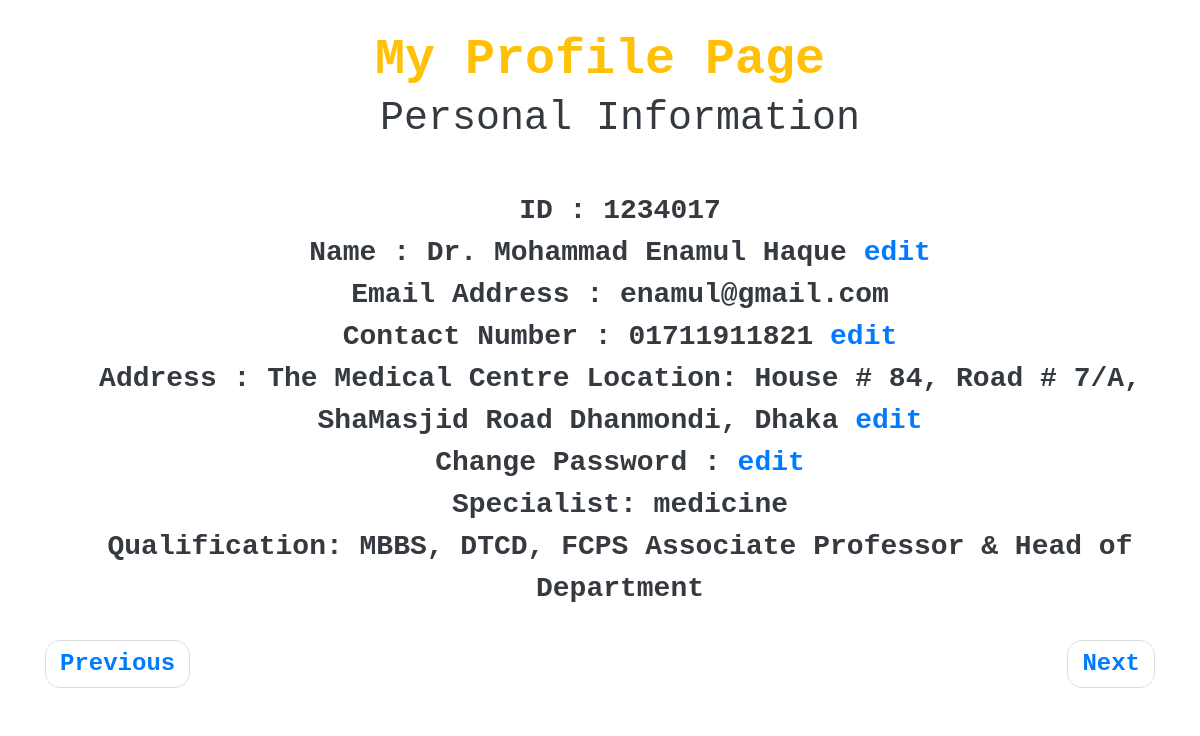
The page /Doctor/view_doctor_profile2.php (signed in) on the database its author committed.
### tables this page shows
CREATE TABLE `doctor` (
  `id` int(11) NOT NULL,
  `f_name` varchar(500) NOT NULL,
  `l_name` varchar(500) NOT NULL,
  `email` varchar(500) NOT NULL,
  `contact` varchar(500) NOT NULL,
  `specialist` varchar(500) NOT NULL,
  `qualification` varchar(500) NOT NULL,
  `DOB` date NOT NULL,
  `gender` varchar(500) NOT NULL,
  `bmdc_reg_num` int(11) NOT NULL,
  `address` text NOT NULL,
  `pswd` varchar(500) NOT NULL,
  `date` date NOT NULL,
  `permission` varchar(500) NOT NULL
);

### Doctor/view_doctor_profile2.php (the view, shortened to what this page needs)
<!DOCTYPE html PUBLIC "-//W3C//DTD XHTML 1.0 Transitional//EN" "http://www.w3.org/TR/xhtml1/DTD/xhtml1-transitional.dtd">
<html xmlns="http://www.w3.org/1999/xhtml">
<head>
  <link rel="stylesheet" href="https://maxcdn.bootstrapcdn.com/bootstrap/3.3.7/css/bootstrap.min.css">
  <link rel="stylesheet" href="https://maxcdn.bootstrapcdn.com/bootstrap/4.1.0/css/bootstrap.min.css">
 <link rel="stylesheet" href="https://cdnjs.cloudflare.com/ajax/libs/font-awesome/4.7.0/css/font-awesome.min.css">
</head>
<body>
 <h1  class=" text-center font-weight-bold text-monospace text-warning">My Profile Page</h1>
<ul class="text-center font-weight-bold text-monospace text-dark">
<?php
include("connection.php");
$d_email=$_SESSION['email'];
	$edit_doctor_profile_query="select * from doctor where email='$d_email'" ;
	$edit_run_doctor_profile_query=mysqli_query($db,$edit_doctor_profile_query);
				   while($drow = mysqli_fetch_array($edit_run_doctor_profile_query))
				   {
				   ?>
                    <h3>Personal Information</h3></br>
                    <?php
echo"ID :  ";   echo $drow['id'];  echo " <br />" ;
echo" Name : ";        echo $drow['f_name'] ; echo "  " ; echo $drow['l_name'] ; echo "  " ;echo "<a href=d_fl_name.php>edit</a><br />";
echo"Email Address :  ";   echo $drow['email'];  echo " <br /> " ;
echo"Contact Number :  ";  echo $drow['contact'] ; echo "  " ; echo"<a href=d_contact.php>edit</a><br />";
echo"Address :  "; 		   echo $drow['address'] ; echo "  " ;  echo  "<a href=d_address.php>edit</a><br />";
echo"Change Password :  "; echo "  " ; echo "<a href=d_pswd.php>edit</a><br />";
echo"Specialist:  "; 		   echo $drow['specialist'] ."</br>"; echo "  " ;
echo"Qualification:  "; 		   echo $drow['qualification']."</br>"; echo "  " ;
				   }
                   ?>
</ul>
<div class="container ">
<ul class="pager font-weight-bold text-monospace">
  <li class="previous "><a href="doctor_home_page.php">Previous</a></li>
  <li class="next"><a href="doctor_appointment_schedule_updating.php">Next</a></li>
</ul></div>
</body>
</html>

### Doctor/view_doctor_profile2.php (style rules this page uses)
h1 { font-size:50px; text-align:center; padding-top:30px; color:#000066; }
li { font-size:24px; }
ul { font-size:28px; }
ul h3 { font-size:40px; }
body { margin:0; padding:0; font-family:"Bahnschrift Light", "Bernard MT Condensed", "Berlin Sans FB Demi", "Bell MT"; width:100%; height:100vh; background-image:url(../pic/healthcare-banner.jpg); background-size:cover; }

### rows shown on the page
doctor: id "1234017", f_name "Dr. Mohammad", l_name "Enamul Haque", email "enamul@gmail.com", contact "01711911821", address "The Medical Centre Location: House # 84, Road # 7/A, ShaMasjid Road Dhanmondi, Dhaka", specialist "medicine", qualification "MBBS, DTCD, FCPS Associate Professor & Head of Department"
